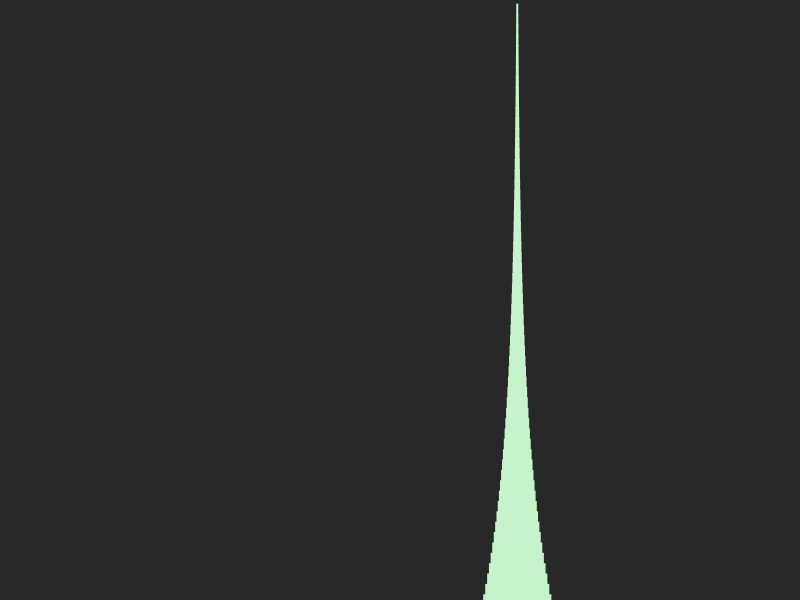
Frame 1 (no input)
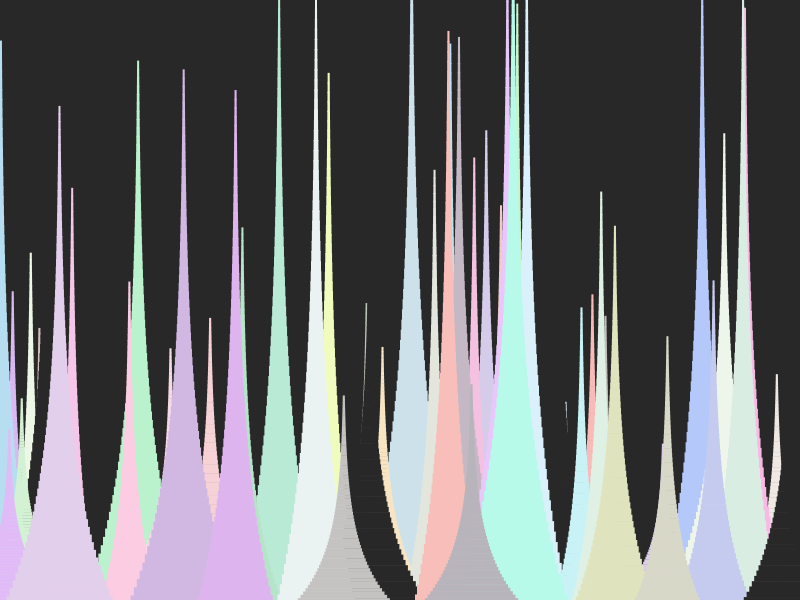
Frame 60 (the mouse pressed at the canvas centre just before this capture)
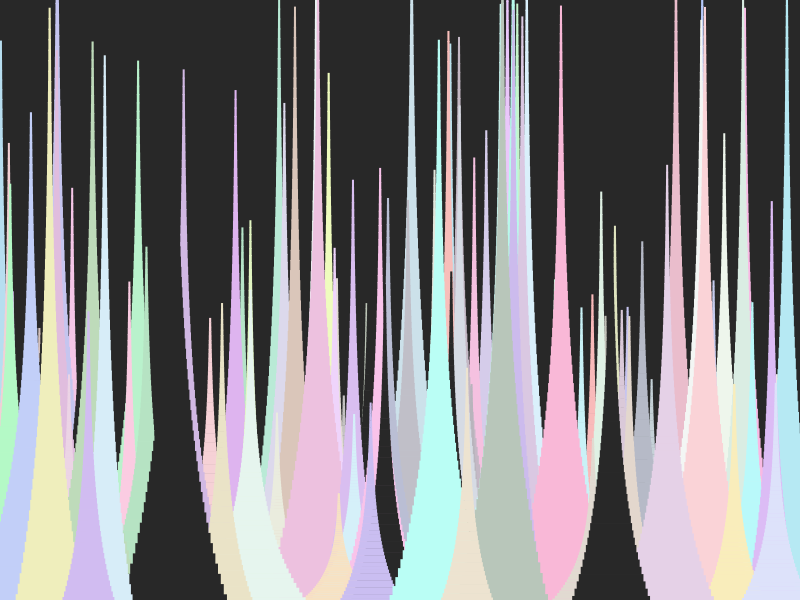
Frame 120 (the mouse held since frame 60 and released just before this capture)

The Processing sketch that drew these frames (run headless with seeded random() and noise(); from frame 60 on, the mouse is pressed at the canvas centre):

// Processing sketch: genuary9_architecture
// ── genuary9_architecture.pde
void setup() {
  size(800, 600);
  background(40);
    
  rectMode(CENTER);
  noStroke();
}

void draw() {
  make_tower(random(width), 600, random(50, 120), random(2, 12),
             frameCount % 10 == 0 ? color(40) : color(random(180, 255), random(180, 255), random(180, 255)));
}

void make_tower(float x, float y, float tower_width, float tower_height, color c) {
  if (tower_width < 2)
    return;
  
  fill(c);
  rect(x, y, tower_width, tower_height);
  
  make_tower(x, y - tower_height * 0.9, tower_width * 0.94, tower_height, c);
}
